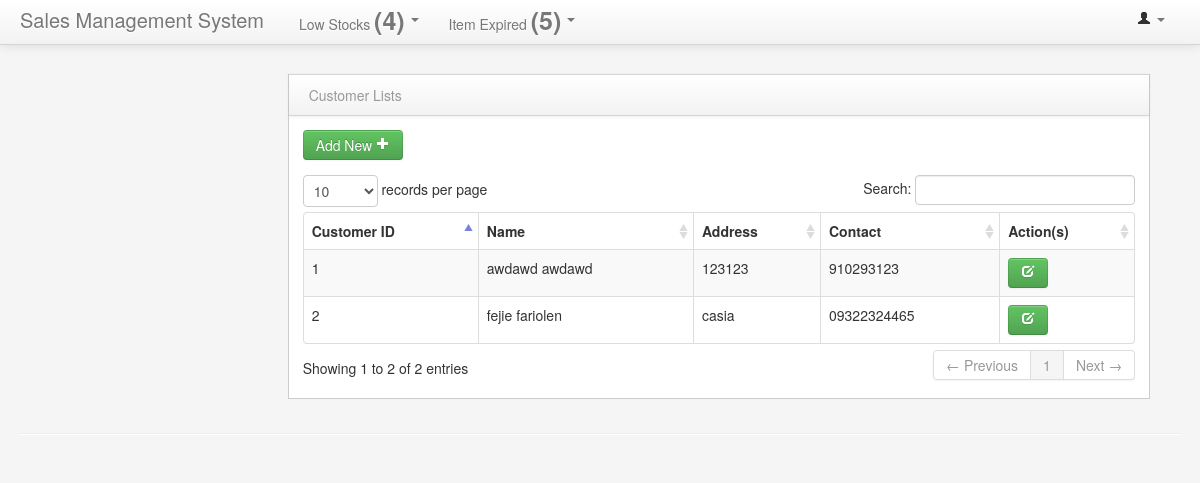
/customer.php, run on the app's committed database.
### tables this page shows
CREATE TABLE `customers` (
  `customer_id` int(11) NOT NULL,
  `firstname` varchar(30) NOT NULL,
  `lastname` varchar(30) NOT NULL,
  `date_reg` date NOT NULL,
  `address` varchar(100) NOT NULL,
  `contact_no` varchar(30) NOT NULL,
  `email` varchar(30) NOT NULL
);

### customer.php (the view, shortened to what this page needs)
<?php
include 'connection.php';
?>
<!DOCTYPE html>
<html class="no-js">
    <head>
        <link href="bootstrap/css/bootstrap.min.css" rel="stylesheet" media="screen">
        <link href="bootstrap/css/bootstrap-responsive.min.css" rel="stylesheet" media="screen">
        <link href="vendors/easypiechart/jquery.easy-pie-chart.css" rel="stylesheet" media="screen">
        <link href="assets/styles.css" rel="stylesheet" media="screen">
        <link href="assets/DT_bootstrap.css" rel="stylesheet" media="screen">
    </head>
    <body>
    <?php
        include 'header.php';
        ?>
        <div class="container-fluid">
            <div class="row-fluid">
                <div class="span3" id="sidebar">
                </div>
                 <div class="span9" id="content">
                     <div class="row-fluid">
                        <div class="block">
                            <div class="navbar navbar-inner block-header">
                                <div class="muted pull-left">Customer Lists</div>
                            </div>
                            <div class="block-content collapse in">
                                <div class="span12">
                                   <div class="table-toolbar">
                                      <div class="btn-group">
                                         <a href="addcustomer.php"><button class="btn btn-success">Add New <i class="icon-plus icon-white"></i></button></a>
                                      </div>
                                   </div>
                                    <table cellpadding="0" cellspacing="0" border="0" class="table table-striped table-bordered" id="example2">
                                        <thead>
                                            <tr>
                                                <th>Customer ID</th>
                                                <th>Name</th>
                                                <th>Address</th>
                                                <th>Contact</th>
                                                <th>Action(s)</th>
                                            </tr>
                                        </thead>
                                        <tbody>
                                            <?php
                                                $getcustomer = $dbConn->query("SELECT * FROM customers");
                                                while($discustomer = $getcustomer->fetch(PDO::FETCH_ASSOC))
                                                {
                                            ?>
                                            <tr class="odd gradeX">
                                                <td><?php echo $discustomer['customer_id'];?></td>
                                                <td><?php echo $discustomer['firstname'].' '.$discustomer['lastname'];?></td>
                                                <td><?php echo $discustomer['address'];?></td>
                                                <td class="center"><?php echo $discustomer['contact_no'];?></td>
                                                <td class="center"><a class="btn btn-success" href="#<?php echo $discustomer['customer_id'];?>" data-toggle="modal"><label class="icon icon-edit icon-white"></label></a></td>
                                            </tr>
                                           <?php }?>
                                        </tbody>
                                    </table>
                                </div>
                            </div>
                        </div>
                    </div>
                </div>
            </div>
            <hr>
        </div>
    </body>
</html>

### assets/styles.css (style rules this page uses)
body { padding-top: 0; padding-bottom: 40px; background-color: #f5f5f5; }
@media (min-width: 979px) { body { padding-top: 60px; } }
#content { margin-left:0px; }
.block { border: 1px solid #ccc; background: white; margin: 1em 0em; border-top: none; }
.block-content { margin: 1em; min-height: .25em; }
.block-header { margin-bottom: 0px; border-right: none; border-left: none; -webkit-border-radius: 0px; -moz-border-radius: 0px; border-radius: 0px; }
.block-header div { padding-top: 10px; }

### data on the page
customers: customer_id "1", firstname "awdawd", lastname "awdawd", address "123123", contact_no "910293123"
customers: customer_id "2", firstname "fejie", lastname "fariolen", address "casia", contact_no "09322324465"

### other printed values
$count->rowCount() "4"
$count1->rowCount() "5"
